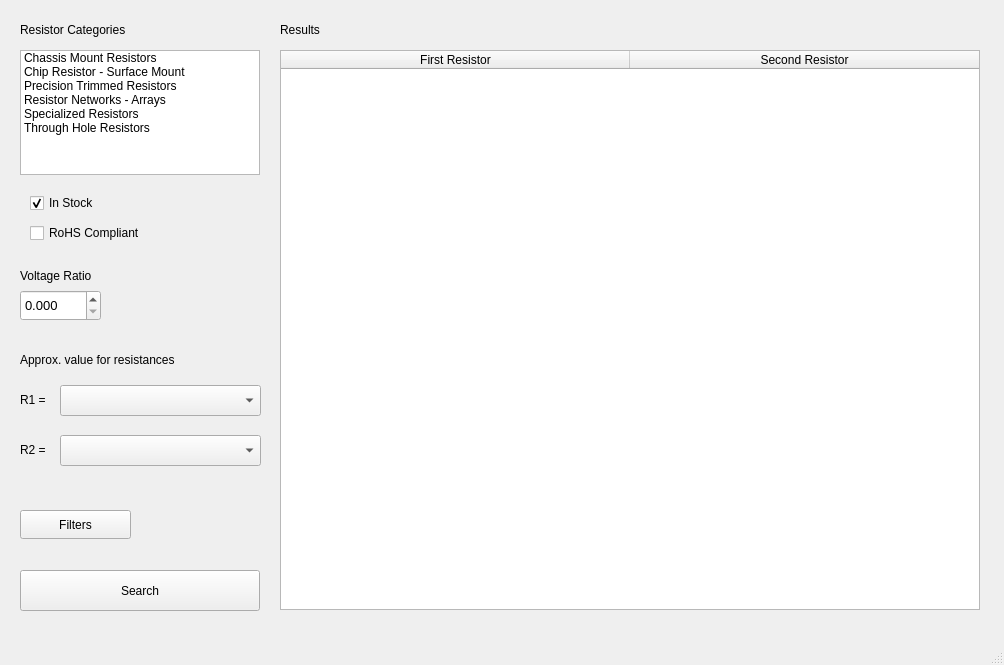
<?xml version="1.0" encoding="UTF-8"?>
<ui version="4.0">
 <class>MainWindow</class>
 <widget class="QMainWindow" name="MainWindow">
  <property name="geometry">
   <rect>
    <x>0</x>
    <y>0</y>
    <width>1004</width>
    <height>665</height>
   </rect>
  </property>
  <property name="windowTitle">
   <string>MainWindow</string>
  </property>
  <widget class="QWidget" name="centralwidget">
   <widget class="QListWidget" name="resistorCategoriesList">
    <property name="geometry">
     <rect>
      <x>20</x>
      <y>50</y>
      <width>240</width>
      <height>125</height>
     </rect>
    </property>
    <property name="selectionMode">
     <enum>QAbstractItemView::SingleSelection</enum>
    </property>
    <item>
     <property name="text">
      <string>Chassis Mount Resistors</string>
     </property>
    </item>
    <item>
     <property name="text">
      <string>Chip Resistor - Surface Mount</string>
     </property>
    </item>
    <item>
     <property name="text">
      <string>Precision Trimmed Resistors</string>
     </property>
    </item>
    <item>
     <property name="text">
      <string>Resistor Networks - Arrays</string>
     </property>
    </item>
    <item>
     <property name="text">
      <string>Specialized Resistors</string>
     </property>
    </item>
    <item>
     <property name="text">
      <string>Through Hole Resistors</string>
     </property>
    </item>
   </widget>
   <widget class="QLabel" name="resistorCategoriesLabel">
    <property name="geometry">
     <rect>
      <x>20</x>
      <y>20</y>
      <width>151</width>
      <height>20</height>
     </rect>
    </property>
    <property name="text">
     <string>Resistor Categories</string>
    </property>
   </widget>
   <widget class="QCheckBox" name="inStockCheckBox">
    <property name="geometry">
     <rect>
      <x>30</x>
      <y>190</y>
      <width>93</width>
      <height>26</height>
     </rect>
    </property>
    <property name="text">
     <string>In Stock</string>
    </property>
    <property name="checked">
     <bool>true</bool>
    </property>
   </widget>
   <widget class="QDoubleSpinBox" name="relationInputBox">
    <property name="geometry">
     <rect>
      <x>20</x>
      <y>290</y>
      <width>81</width>
      <height>31</height>
     </rect>
    </property>
    <property name="font">
     <font>
      <pointsize>10</pointsize>
     </font>
    </property>
    <property name="decimals">
     <number>3</number>
    </property>
    <property name="maximum">
     <double>1.000000000000000</double>
    </property>
    <property name="singleStep">
     <double>0.100000000000000</double>
    </property>
   </widget>
   <widget class="QLabel" name="relationInputLabel">
    <property name="geometry">
     <rect>
      <x>20</x>
      <y>260</y>
      <width>121</width>
      <height>31</height>
     </rect>
    </property>
    <property name="font">
     <font>
      <pointsize>9</pointsize>
     </font>
    </property>
    <property name="text">
     <string>Voltage Ratio</string>
    </property>
   </widget>
   <widget class="QLabel" name="approxValueLabel">
    <property name="geometry">
     <rect>
      <x>20</x>
      <y>350</y>
      <width>201</width>
      <height>20</height>
     </rect>
    </property>
    <property name="text">
     <string>Approx. value for resistances</string>
    </property>
   </widget>
   <widget class="QCheckBox" name="rohsCompliantCheckBox">
    <property name="geometry">
     <rect>
      <x>30</x>
      <y>220</y>
      <width>151</width>
      <height>26</height>
     </rect>
    </property>
    <property name="text">
     <string>RoHS Compliant</string>
    </property>
   </widget>
   <widget class="QPushButton" name="searchButton">
    <property name="geometry">
     <rect>
      <x>20</x>
      <y>570</y>
      <width>240</width>
      <height>41</height>
     </rect>
    </property>
    <property name="text">
     <string>Search</string>
    </property>
   </widget>
   <widget class="QPushButton" name="filtersButton">
    <property name="geometry">
     <rect>
      <x>20</x>
      <y>510</y>
      <width>111</width>
      <height>29</height>
     </rect>
    </property>
    <property name="text">
     <string>Filters</string>
    </property>
   </widget>
   <widget class="QLabel" name="resultsLabel">
    <property name="geometry">
     <rect>
      <x>280</x>
      <y>20</y>
      <width>151</width>
      <height>20</height>
     </rect>
    </property>
    <property name="text">
     <string>Results</string>
    </property>
   </widget>
   <widget class="QTableWidget" name="resultsTable">
    <property name="enabled">
     <bool>true</bool>
    </property>
    <property name="geometry">
     <rect>
      <x>280</x>
      <y>50</y>
      <width>700</width>
      <height>560</height>
     </rect>
    </property>
    <property name="sizeAdjustPolicy">
     <enum>QAbstractScrollArea::AdjustIgnored</enum>
    </property>
    <property name="showGrid">
     <bool>true</bool>
    </property>
    <property name="gridStyle">
     <enum>Qt::SolidLine</enum>
    </property>
    <attribute name="horizontalHeaderVisible">
     <bool>true</bool>
    </attribute>
    <attribute name="horizontalHeaderCascadingSectionResizes">
     <bool>false</bool>
    </attribute>
    <attribute name="horizontalHeaderMinimumSectionSize">
     <number>43</number>
    </attribute>
    <attribute name="horizontalHeaderDefaultSectionSize">
     <number>349</number>
    </attribute>
    <column>
     <property name="text">
      <string>First Resistor</string>
     </property>
    </column>
    <column>
     <property name="text">
      <string>Second Resistor</string>
     </property>
    </column>
   </widget>
   <widget class="QLabel" name="R1_Label">
    <property name="geometry">
     <rect>
      <x>20</x>
      <y>390</y>
      <width>41</width>
      <height>20</height>
     </rect>
    </property>
    <property name="text">
     <string>R1 = </string>
    </property>
   </widget>
   <widget class="QLabel" name="L2_Label">
    <property name="geometry">
     <rect>
      <x>20</x>
      <y>440</y>
      <width>41</width>
      <height>20</height>
     </rect>
    </property>
    <property name="text">
     <string>R2 = </string>
    </property>
   </widget>
   <widget class="QComboBox" name="comboBox_R1">
    <property name="geometry">
     <rect>
      <x>60</x>
      <y>385</y>
      <width>201</width>
      <height>31</height>
     </rect>
    </property>
   </widget>
   <widget class="QComboBox" name="comboBox_R2">
    <property name="geometry">
     <rect>
      <x>60</x>
      <y>435</y>
      <width>201</width>
      <height>31</height>
     </rect>
    </property>
   </widget>
  </widget>
  <widget class="QMenuBar" name="menubar">
   <property name="geometry">
    <rect>
     <x>0</x>
     <y>0</y>
     <width>1004</width>
     <height>25</height>
    </rect>
   </property>
  </widget>
  <widget class="QStatusBar" name="statusbar"/>
 </widget>
 <resources/>
 <connections/>
</ui>
